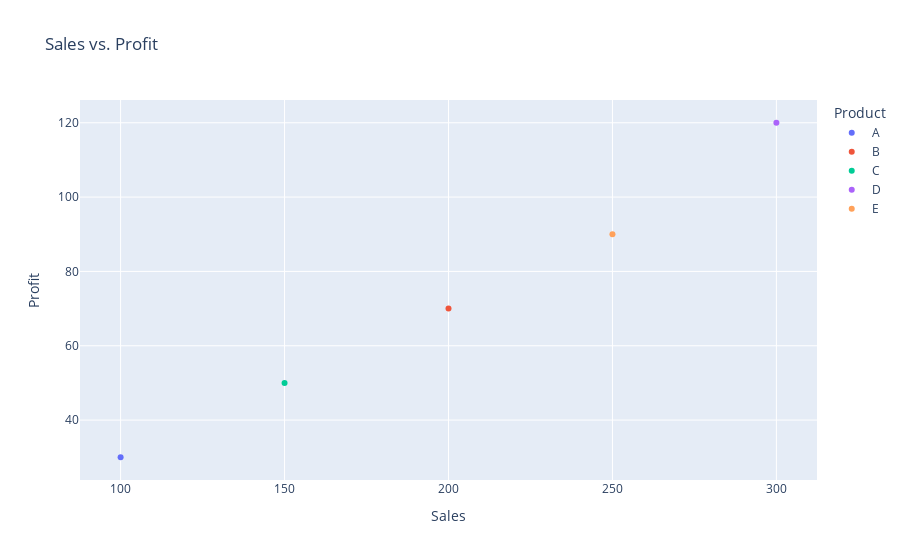

Source (notebook cell):
### Code cell
fig = px.scatter(df, x='Sales', y='Profit', color='Product', title='Sales vs. Profit')
fig.show()

### Figure 1 — Plotly figure (JSON) as saved in the notebook; plotly's stock layout.template omitted (floating-point values rounded to 4 significant figures)
{"data": [{"hovertemplate": "Product=A<br>Sales=%{x}<br>Profit=%{y}<extra></extra>", "legendgroup": "A", "marker": {"color": "#636efa", "symbol": "circle"}, "mode": "markers", "name": "A", "orientation": "v", "showlegend": true, "type": "scatter", "x": [100], "xaxis": "x", "y": [30], "yaxis": "y"}, {"hovertemplate": "Product=B<br>Sales=%{x}<br>Profit=%{y}<extra></extra>", "legendgroup": "B", "marker": {"color": "#EF553B", "symbol": "circle"}, "mode": "markers", "name": "B", "orientation": "v", "showlegend": true, "type": "scatter", "x": [200], "xaxis": "x", "y": [70], "yaxis": "y"}, {"hovertemplate": "Product=C<br>Sales=%{x}<br>Profit=%{y}<extra></extra>", "legendgroup": "C", "marker": {"color": "#00cc96", "symbol": "circle"}, "mode": "markers", "name": "C", "orientation": "v", "showlegend": true, "type": "scatter", "x": [150], "xaxis": "x", "y": [50], "yaxis": "y"}, {"hovertemplate": "Product=D<br>Sales=%{x}<br>Profit=%{y}<extra></extra>", "legendgroup": "D", "marker": {"color": "#ab63fa", "symbol": "circle"}, "mode": "markers", "name": "D", "orientation": "v", "showlegend": true, "type": "scatter", "x": [300], "xaxis": "x", "y": [120], "yaxis": "y"}, {"hovertemplate": "Product=E<br>Sales=%{x}<br>Profit=%{y}<extra></extra>", "legendgroup": "E", "marker": {"color": "#FFA15A", "symbol": "circle"}, "mode": "markers", "name": "E", "orientation": "v", "showlegend": true, "type": "scatter", "x": [250], "xaxis": "x", "y": [90], "yaxis": "y"}], "layout": {"legend": {"title": {"text": "Product"}, "tracegroupgap": 0}, "title": {"text": "Sales vs. Profit"}, "xaxis": {"anchor": "y", "domain": [0, 1], "title": {"text": "Sales"}}, "yaxis": {"anchor": "x", "domain": [0, 1], "title": {"text": "Profit"}}}}
